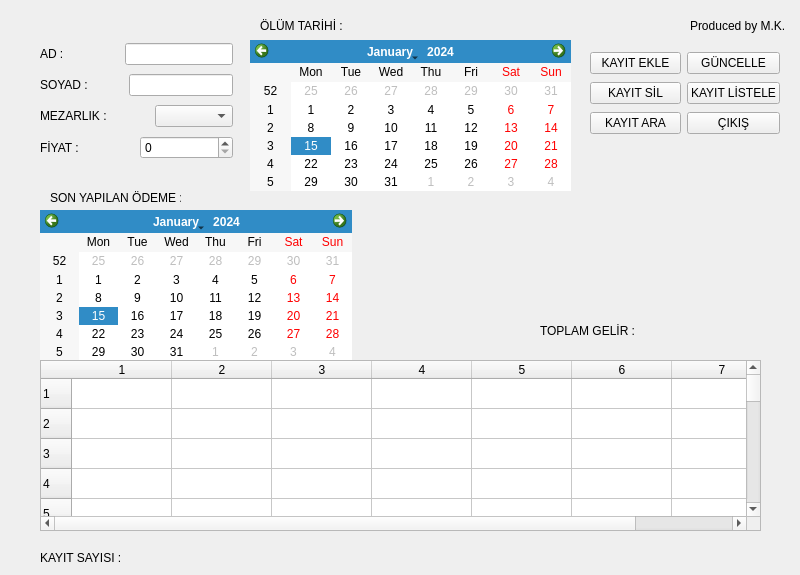
  <widget class="QWidget" name="centralwidget">
   <widget class="QLabel" name="label_5">
    <property name="geometry">
     <rect>
      <x>260</x>
      <y>10</y>
      <width>91</width>
      <height>31</height>
     </rect>
    </property>
    <property name="text">
     <string>ÖLÜM TARİHİ :</string>
    </property>
   </widget>
   <widget class="QLabel" name="label_6">
    <property name="geometry">
     <rect>
      <x>50</x>
      <y>190</y>
      <width>131</width>
      <height>16</height>
     </rect>
    </property>
    <property name="text">
     <string>SON YAPILAN ÖDEME :</string>
    </property>
   </widget>
   <widget class="QCalendarWidget" name="cw_tarih">
    <property name="geometry">
     <rect>
      <x>250</x>
      <y>40</y>
      <width>321</width>
      <height>151</height>
     </rect>
    </property>
   </widget>
   <widget class="QCalendarWidget" name="cw_odeme">
    <property name="geometry">
     <rect>
      <x>40</x>
      <y>210</y>
      <width>312</width>
      <height>151</height>
     </rect>
    </property>
   </widget>
   <widget class="QTableWidget" name="tw_bilgiler">
    <property name="geometry">
     <rect>
      <x>40</x>
      <y>360</y>
      <width>721</width>
      <height>171</height>
     </rect>
    </property>
    <property name="rowCount">
     <number>1000</number>
    </property>
    <property name="columnCount">
     <number>7</number>
    </property>
    <row/>
    <row/>
    <row/>
    <row/>
    <row/>
    <row/>
    <row/>
    <row/>
    <row/>
    <row/>
    <row/>
    <row/>
    <row/>
    <row/>
    <row/>
    <row/>
    <row/>
    <row/>
    <row/>
    <row/>
    <row/>
    <row/>
    <row/>
    <row/>
    <row/>
    <row/>
    <row/>
    <row/>
    <row/>
    <row/>
    <row/>
    <row/>
    <row/>
    <row/>
    <row/>
    <row/>
    <row/>
    <row/>
    <row/>
    <row/>
    <row/>
    <row/>
    <row/>
    <row/>
    <row/>
    <row/>
    <row/>
    <row/>
    <row/>
    <row/>
    <row/>
    <row/>
    <row/>
    <row/>
    <row/>
    <row/>
    <row/>
    <row/>
    <row/>
    <row/>
    <row/>
    <row/>
    <row/>
    <row/>
    <row/>
    <row/>
    <row/>
    <row/>
    <row/>
    <row/>
    <row/>
    <row/>
    <row/>
    <row/>
    <row/>
    <row/>
    <row/>
    <row/>
    <row/>
    <row/>
    <row/>
    <row/>
    <row/>
    <row/>
    <row/>
    <row/>
    <row/>
    <row/>
    <row/>
    <row/>
    <row/>
    <row/>
    <row/>
    <row/>
    <row/>
    <row/>
    <row/>
    <row/>
    <row/>
    <row/>
    <row/>
    <row/>
    <row/>
    <row/>
    <row/>
    <row/>
    <row/>
    <row/>
    <row/>
    <row/>
    <row/>
    <row/>
    <row/>
    <row/>
    <row/>
    <row/>
    <row/>
    <row/>
    <row/>
    <row/>
    <row/>
    <row/>
    <row/>
    <row/>
    <row/>
    <row/>
    <row/>
    <row/>
    <row/>
    <row/>
    <row/>
    <row/>
    <row/>
    <row/>
    <row/>
    <row/>
    <row/>
    <row/>
    <row/>
    <row/>
    <row/>
    <row/>
    <row/>
    <row/>
    <row/>
    <row/>
    <row/>
    <row/>
    <row/>
    <row/>
    <row/>
    <row/>
    <row/>
    <row/>
    <row/>
    <row/>
    <row/>
    <row/>
    <row/>
    <row/>
    <row/>
    <row/>
    <row/>
    <row/>
    <row/>
    <row/>
    <row/>
    <row/>
    <row/>
    <row/>
    <row/>
    <row/>
    <row/>
    <row/>
    <row/>
    <row/>
    <row/>
    <row/>
    <row/>
    <row/>
    <row/>
    <row/>
    <row/>
    <row/>
    <row/>
    <row/>
    <row/>
    <row/>
    <row/>
    <row/>
    <row/>
    <row/>
    <row/>
    <row/>
    <row/>
    <row/>
    <row/>
    <row/>
    <row/>
    <row/>
    <row/>
    <row/>
    <row/>
    <row/>
    <row/>
    <row/>
    <row/>
    <row/>
    <row/>
    <row/>
    <row/>
    <row/>
    <row/>
    <row/>
    <row/>
    <row/>
    <row/>
    <row/>
    <row/>
    <row/>
    <row/>
    <row/>
    <row/>
    <row/>
    <row/>
    <row/>
    <row/>
    <row/>
    <row/>
    <row/>
    <row/>
    <row/>
    <row/>
    <row/>
    <row/>
    <row/>
    <row/>
    <row/>
    <row/>
    <row/>
    <row/>
    <row/>
    <row/>
    <row/>
    <row/>
    <row/>
    <row/>
    <row/>
    <row/>
    <row/>
    <row/>
    <row/>
    <row/>
    <row/>
    <row/>
    <row/>
    <row/>
    <row/>
    <row/>
    <row/>
    <row/>
    <row/>
    <row/>
    <row/>
    <row/>
    <row/>
    <row/>
    <row/>
    <row/>
    <row/>
    <row/>
    <row/>
    <row/>
    <row/>
    <row/>
    <row/>
    <row/>
    <row/>
    <row/>
    <row/>
    <row/>
    <row/>
    <row/>
    <row/>
    <row/>
    <row/>
    <row/>
    <row/>
    <row/>
    <row/>
    <row/>
    <row/>
    <row/>
    <row/>
    <row/>
    <row/>
    <row/>
    <row/>
    <row/>
    <row/>
    <row/>
    <row/>
    <row/>
    <row/>
    <row/>
    <row/>
    <row/>
    <row/>
    <row/>
    <row/>
    <row/>
    <row/>
    <row/>
    <row/>
    <row/>
    <row/>
    <row/>
    <row/>
    <row/>
    <row/>
    <row/>
    <row/>
    <row/>
    <row/>
    <row/>
    <row/>
    <row/>
    <row/>
    <row/>
    <row/>
    <row/>
    <row/>
    <row/>
    <row/>
    <row/>
    <row/>
    <row/>
    <row/>
    <row/>
    <row/>
    <row/>
    <row/>
    <row/>
    <row/>
    <row/>
    <row/>
    <row/>
    <row/>
    <row/>
    <row/>
    <row/>
    <row/>
    <row/>
    <row/>
    <row/>
    <row/>
    <row/>
    <row/>
    <row/>
    <row/>
    <row/>
    <row/>
    <row/>
    <row/>
    <row/>
    <row/>
    <row/>
    <row/>
    <row/>
    <row/>
    <row/>
    <row/>
    <row/>
    <row/>
    <row/>
    <row/>
    <row/>
    <row/>
    <row/>
    <row/>
    <row/>
    <row/>
    <row/>
    <row/>
    <row/>
    <row/>
    <row/>
    <row/>
    <row/>
    <row/>
    <row/>
    <row/>
    <row/>
    <row/>
    <row/>
    <row/>
    <row/>
    <row/>
    <row/>
    <row/>
    <row/>
    <row/>
    <row/>
    <row/>
    <row/>
    <row/>
    <row/>
    <row/>
    <row/>
    <row/>
    <row/>
    <row/>
    <row/>
    <row/>
    <row/>
    <row/>
    <row/>
    <row/>
    <row/>
    <row/>
    <row/>
    <row/>
    <row/>
    <row/>
    <row/>
    <row/>
    <row/>
    <row/>
    <row/>
    <row/>
    <row/>
    <row/>
    <row/>
    <row/>
    <row/>
    <row/>
    <row/>
    <row/>
    <row/>
    <row/>
    <row/>
    <row/>
    <row/>
    <row/>
    <row/>
    <row/>
    <row/>
    <row/>
    <row/>
    <row/>
    <row/>
    <row/>
    <row/>
    <row/>
    <row/>
    <row/>
    <row/>
    <row/>
    <row/>
    <row/>
    <row/>
    <row/>
    <row/>
    <row/>
    <row/>
    <row/>
    <row/>
    <row/>
    <row/>
    <row/>
    <row/>
    <row/>
    <row/>
    <row/>
    <row/>
    <row/>
    <row/>
    <row/>
    <row/>
    <row/>
    <row/>
    <row/>
    <row/>
    <row/>
    <row/>
    <row/>
    <row/>
    <row/>
    <row/>
    <row/>
    <row/>
    <row/>
    <row/>
    <row/>
    <row/>
    <row/>
    <row/>
    <row/>
    <row/>
    <row/>
    <row/>
    <row/>
    <row/>
    <row/>
    <row/>
    <row/>
    <row/>
    <row/>
    <row/>
    <row/>
    <row/>
    <row/>
    <row/>
    <row/>
    <row/>
    <row/>
    <row/>
    <row/>
    <row/>
    <row/>
    <row/>
    <row/>
    <row/>
    <row/>
    <row/>
    <row/>
    <row/>
    <row/>
    <row/>
    <row/>
    <row/>
    <row/>
    <row/>
    <row/>
    <row/>
    <row/>
    <row/>
    <row/>
    <row/>
    <row/>
    <row/>
    <row/>
    <row/>
    <row/>
    <row/>
    <row/>
    <row/>
    <row/>
    <row/>
    <row/>
    <row/>
    <row/>
    <row/>
    <row/>
    <row/>
    <row/>
    <row/>
    <row/>
    <row/>
    <row/>
    <row/>
    <row/>
    <row/>
    <row/>
    <row/>
    <row/>
    <row/>
    <row/>
    <row/>
    <row/>
    <row/>
    <row/>
    <row/>
    <row/>
    <row/>
    <row/>
    <row/>
    <row/>
    <row/>
    <row/>
    <row/>
    <row/>
    <row/>
    <row/>
    <row/>
    <row/>
    <row/>
    <row/>
    <row/>
    <row/>
    <row/>
    <row/>
    <row/>
    <row/>
    <row/>
    <row/>
    <row/>
    <row/>
    <row/>
    <row/>
    <row/>
    <row/>
    <row/>
    <row/>
    <row/>
    <row/>
    <row/>
    <row/>
    <row/>
    <row/>
    <row/>
    <row/>
    <row/>
    <row/>
    <row/>
    <row/>
    <row/>
    <row/>
    <row/>
    <row/>
    <row/>
    <row/>
    <row/>
    <row/>
    <row/>
    <row/>
    <row/>
    <row/>
    <row/>
    <row/>
    <row/>
    <row/>
    <row/>
    <row/>
    <row/>
    <row/>
    <row/>
    <row/>
    <row/>
    <row/>
    <row/>
    <row/>
    <row/>
    <row/>
    <row/>
    <row/>
    <row/>
    <row/>
    <row/>
    <row/>
    <row/>
    <row/>
    <row/>
    <row/>
    <row/>
    <row/>
    <row/>
    <row/>
    <row/>
    <row/>
    <row/>
    <row/>
    <row/>
    <row/>
    <row/>
    <row/>
    <row/>
    <row/>
    <row/>
    <row/>
    <row/>
    <row/>
    <row/>
    <row/>
    <row/>
    <row/>
    <row/>
    <row/>
    <row/>
    <row/>
    <row/>
    <row/>
    <row/>
    <row/>
    <row/>
    <row/>
    <row/>
    <row/>
    <row/>
    <row/>
    <row/>
    <row/>
    <row/>
    <row/>
    <row/>
    <row/>
    <row/>
    <row/>
    <row/>
    <row/>
    <row/>
    <row/>
    <row/>
    <row/>
    <row/>
    <row/>
    <row/>
    <row/>
    <row/>
    <row/>
    <row/>
    <row/>
    <row/>
    <row/>
    <row/>
    <row/>
    <row/>
    <row/>
    <row/>
    <row/>
    <row/>
    <row/>
    <row/>
    <row/>
    <row/>
    <row/>
    <row/>
    <row/>
    <row/>
    <row/>
    <row/>
    <row/>
    <row/>
    <row/>
    <row/>
    <row/>
    <row/>
    <row/>
    <row/>
    <row/>
    <row/>
    <row/>
    <row/>
    <row/>
    <row/>
    <row/>
    <row/>
    <row/>
    <row/>
    <row/>
    <row/>
    <row/>
    <row/>
    <row/>
    <row/>
    <row/>
    <row/>
    <row/>
    <row/>
    <row/>
    <row/>
    <row/>
    <row/>
    <row/>
    <row/>
    <row/>
    <row/>
    <row/>
    <row/>
    <row/>
    <row/>
    <row/>
    <row/>
    <row/>
    <row/>
    <row/>
    <row/>
    <row/>
    <row/>
    <row/>
    <row/>
    <row/>
    <row/>
    <row/>
    <row/>
    <row/>
    <row/>
    <row/>
    <row/>
    <row/>
    <row/>
    <row/>
    <row/>
    <row/>
    <row/>
    <row/>
    <row/>
    <row/>
    <row/>
    <row/>
    <row/>
    <row/>
    <row/>
    <row/>
    <row/>
    <row/>
    <row/>
    <row/>
    <row/>
    <row/>
    <row/>
    <row/>
    <row/>
    <row/>
    <row/>
    <row/>
    <row/>
    <row/>
    <row/>
    <row/>
    <row/>
    <row/>
    <row/>
    <row/>
    <row/>
    <row/>
    <row/>
    <row/>
    <row/>
    <row/>
    <row/>
    <row/>
    <row/>
    <row/>
    <row/>
    <row/>
    <row/>
    <row/>
    <row/>
    <row/>
    <row/>
    <row/>
    <row/>
    <row/>
    <row/>
    <row/>
    <row/>
    <row/>
    <row/>
    <row/>
    <row/>
    <row/>
    <row/>
    <row/>
    <row/>
    <row/>
    <row/>
    <row/>
    <row/>
    <row/>
    <row/>
    <row/>
    <row/>
    <row/>
    <row/>
    <row/>
    <row/>
    <row/>
    <row/>
    <row/>
    <row/>
    <row/>
    <row/>
    <row/>
    <row/>
    <row/>
    <row/>
    <row/>
    <row/>
    <row/>
    <row/>
    <row/>
    <row/>
    <row/>
    <row/>
    <row/>
    <row/>
    <row/>
    <row/>
    <row/>
    <row/>
    <row/>
    <row/>
    <row/>
    <row/>
    <row/>
    <row/>
    <row/>
    <row/>
    <row/>
    <row/>
    <row/>
    <row/>
    <row/>
    <row/>
    <row/>
    <row/>
    <row/>
    <row/>
    <row/>
    <row/>
    <row/>
    <row/>
    <row/>
    <row/>
    <row/>
    <row/>
    <row/>
    <row/>
    <row/>
    <row/>
    <row/>
    <row/>
    <row/>
    <row/>
    <row/>
    <row/>
    <row/>
    <row/>
    <row/>
    <row/>
    <row/>
    <row/>
    <row/>
    <row/>
    <row/>
    <row/>
    <row/>
    <row/>
    <row/>
    <row/>
    <row/>
    <row/>
    <row/>
    <row/>
    <row/>
    <row/>
    <row/>
    <row/>
    <row/>
    <row/>
    <row/>
    <row/>
    <row/>
    <row/>
    <row/>
    <row/>
    <row/>
    <row/>
    <row/>
    <row/>
    <row/>
    <row/>
    <row/>
    <row/>
    <row/>
    <row/>
    <row/>
    <row/>
    <row/>
    <row/>
    <row/>
    <row/>
    <row/>
    <row/>
    <row/>
    <row/>
    <row/>
    <row/>
    <row/>
    <row/>
    <row/>
    <row/>
    <row/>
    <row/>
    <row/>
    <row/>
    <row/>
    <row/>
    <row/>
    <row/>
    <row/>
    <row/>
    <row/>
    <row/>
    <row/>
    <row/>
    <row/>
    <row/>
    <row/>
    <column/>
    <column/>
    <column/>
    <column/>
    <column/>
    <column/>
    <column/>
   </widget>
   <widget class="QLabel" name="label_7">
    <property name="geometry">
     <rect>
      <x>40</x>
      <y>550</y>
      <width>81</width>
      <height>16</height>
     </rect>
    </property>
    <property name="text">
     <string>KAYIT SAYISI :</string>
    </property>
   </widget>
   <widget class="QLabel" name="lbl_kaysays">
    <property name="geometry">
     <rect>
      <x>120</x>
      <y>550</y>
      <width>81</width>
      <height>16</height>
     </rect>
    </property>
    <property name="text">
     <string/>
    </property>
   </widget>
   <widget class="QWidget" name="layoutWidget">
    <property name="geometry">
     <rect>
      <x>40</x>
      <y>40</y>
      <width>193</width>
      <height>126</height>
     </rect>
    </property>
    <layout class="QVBoxLayout" name="verticalLayout">
     <item>
      <layout class="QHBoxLayout" name="horizontalLayout">
       <item>
        <widget class="QLabel" name="label">
         <property name="text">
          <string>AD :</string>
         </property>
        </widget>
       </item>
       <item>
        <spacer name="horizontalSpacer">
         <property name="orientation">
          <enum>Qt::Horizontal</enum>
         </property>
         <property name="sizeHint" stdset="0">
          <size>
           <width>40</width>
           <height>20</height>
          </size>
         </property>
        </spacer>
       </item>
       <item>
        <widget class="QLineEdit" name="lneAd"/>
       </item>
      </layout>
     </item>
     <item>
      <layout class="QHBoxLayout" name="horizontalLayout_2">
       <item>
        <widget class="QLabel" name="label_2">
         <property name="text">
          <string>SOYAD :</string>
         </property>
        </widget>
       </item>
       <item>
        <spacer name="horizontalSpacer_2">
         <property name="orientation">
          <enum>Qt::Horizontal</enum>
         </property>
         <property name="sizeHint" stdset="0">
          <size>
           <width>40</width>
           <height>20</height>
          </size>
         </property>
        </spacer>
       </item>
       <item>
        <widget class="QLineEdit" name="lnesoyad"/>
       </item>
      </layout>
     </item>
     <item>
      <layout class="QHBoxLayout" name="horizontalLayout_3">
       <item>
        <widget class="QLabel" name="label_3">
         <property name="text">
          <string>MEZARLIK :</string>
         </property>
        </widget>
       </item>
       <item>
        <spacer name="horizontalSpacer_3">
         <property name="orientation">
          <enum>Qt::Horizontal</enum>
         </property>
         <property name="sizeHint" stdset="0">
          <size>
           <width>40</width>
           <height>20</height>
          </size>
         </property>
        </spacer>
       </item>
       <item>
        <widget class="QComboBox" name="cmbmezarlik">
         <property name="currentIndex">
          <number>-1</number>
         </property>
         <item>
          <property name="text">
           <string>Andızlı</string>
          </property>
         </item>
         <item>
          <property name="text">
           <string>Uncalı</string>
          </property>
         </item>
         <item>
          <property name="text">
           <string>Kursunlu</string>
          </property>
         </item>
         <item>
          <property name="text">
           <string>Diger</string>
          </property>
         </item>
        </widget>
       </item>
      </layout>
     </item>
     <item>
      <layout class="QHBoxLayout" name="horizontalLayout_4">
       <item>
        <widget class="QLabel" name="label_4">
         <property name="text">
          <string>FİYAT :</string>
         </property>
        </widget>
       </item>
       <item>
        <widget class="QSpinBox" name="fiyat">
         <property name="maximum">
          <number>9999</number>
         </property>
        </widget>
       </item>
      </layout>
     </item>
    </layout>
   </widget>
   <widget class="QWidget" name="layoutWidget">
    <property name="geometry">
     <rect>
      <x>590</x>
      <y>50</y>
      <width>190</width>
      <height>88</height>
     </rect>
    </property>
    <layout class="QHBoxLayout" name="horizontalLayout_5">
     <item>
      <layout class="QVBoxLayout" name="verticalLayout_2">
       <item>
        <widget class="QPushButton" name="btn_ekle">
         <property name="text">
          <string>KAYIT EKLE</string>
         </property>
        </widget>
       </item>
       <item>
        <widget class="QPushButton" name="btn_sil">
         <property name="text">
          <string>KAYIT SİL</string>
         </property>
        </widget>
       </item>
       <item>
        <widget class="QPushButton" name="btn_ara">
         <property name="text">
          <string>KAYIT ARA</string>
         </property>
        </widget>
       </item>
      </layout>
     </item>
     <item>
      <layout class="QVBoxLayout" name="verticalLayout_3">
       <item>
        <widget class="QPushButton" name="btn_guncelle">
         <property name="text">
          <string>GÜNCELLE</string>
         </property>
        </widget>
       </item>
       <item>
        <widget class="QPushButton" name="btn_liste">
         <property name="text">
          <string>KAYIT LİSTELE</string>
         </property>
        </widget>
       </item>
       <item>
        <widget class="QPushButton" name="btn_cikis">
         <property name="text">
          <string>ÇIKIŞ</string>
         </property>
        </widget>
       </item>
      </layout>
     </item>
    </layout>
   </widget>
   <widget class="QWidget" name="layoutWidget">
    <property name="geometry">
     <rect>
      <x>540</x>
      <y>320</y>
      <width>162</width>
      <height>22</height>
     </rect>
    </property>
    <layout class="QHBoxLayout" name="horizontalLayout_6">
     <item>
      <widget class="QLabel" name="label_8">
       <property name="text">
        <string>TOPLAM GELİR :</string>
       </property>
      </widget>
     </item>
     <item>
      <widget class="QLabel" name="total">
       <property name="text">
        <string/>
       </property>
      </widget>
     </item>
    </layout>
   </widget>
   <widget class="QLabel" name="label_9">
    <property name="geometry">
     <rect>
      <x>690</x>
      <y>10</y>
      <width>101</width>
      <height>31</height>
     </rect>
    </property>
    <property name="text">
     <string>Produced by M.K.</string>
    </property>
   </widget>
  </widget>
